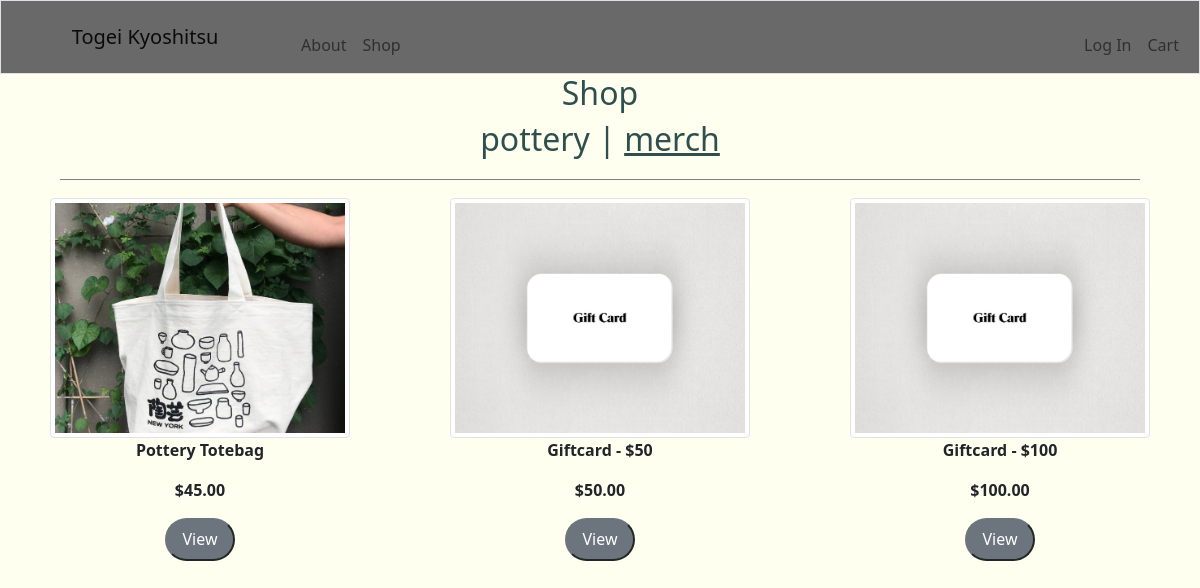
Page /merch on the committed database.
### tables this page shows
CREATE TABLE products (productID INTEGER PRIMARY KEY, name TEXT, price FLOAT, description TEXT, inStock BIT, isMerch BIT, image TEXT);

### app.py (the view)
@app.route('/merch', methods=['GET', 'POST'])
def merch():
    images = db.execute("SELECT * FROM products WHERE isMerch = 1 AND inStock = 1 ORDER BY productID DESC")
    session["item"] = None
    if request.method == "POST":
        if request.form.get("id") == 'admin':
            return redirect('/newfile')
        if id:
            session["item"] = request.form.get("id")
            return redirect('/item')
    return render_template("merch.html", images=images, usd=usd)

### helpers.py (called while the page is built)
def usd(value):
    return f"${value:,.2f}"

### templates/merch.html (shortened to what this page needs)
{% extends 'base.html' %}
{% block content %}
<h2>Shop</h2>
<div class="center-block">
    <h2><a href="/" style="color:#2F4F4F;text-decoration: none;">pottery</a> | <a href="/merch" style="color:#2F4F4F;text-decoration: none;"><u>merch</u></a></h2>
</div>
<div class="divider"></div>
<div class="container-fluid">
    <div class="row">
        {% for item in images %}
        <div class="col-sm-4" style="padding-bottom:2%">
			<center><img style="width:80%;height:20vw;object-fit:cover;" class="img-thumbnail" src={{ url_for('static', filename='images/' + item['image']) }} class="img-thumbnail" id="itemImage" />
            </center>
            <p class="text-center" style="font-weight:bold">{{item['name']}}</p>
            <p class="text-center" style="font-weight:bold">{{ usd(item['price']) }}</p>
            <form action="/merch" method="post" type="submit" align="center">
                <button class="btn-secondary" style="padding-left:4%;padding-right:4%;padding-top:2%;padding-bottom:2%;border-radius:40px;" type="submit"> View </button>
            </form>
        </div>
        {% endfor %}
    </div>
</div>
{% endblock %}

### static/style.css (style rules this page uses)
h2 { color:#2F4F4F; text-align:center; }
.img-thumbnail { width: 100%; height: 20vw; object-fit: cover; }
a { text-decoration: none; }
.divider { display:inline-block; border-bottom: gray 1px solid; margin-left:5%; margin-right:5%; margin-top:1%; margin-bottom:1%; width: 90%; }

### rows in the picture
products: image (picture), name "Pottery Totebag", price "$45.00"
products: image (picture), name "Giftcard - $50", price "$50.00"
products: image (picture), name "Giftcard - $100", price "$100.00"
